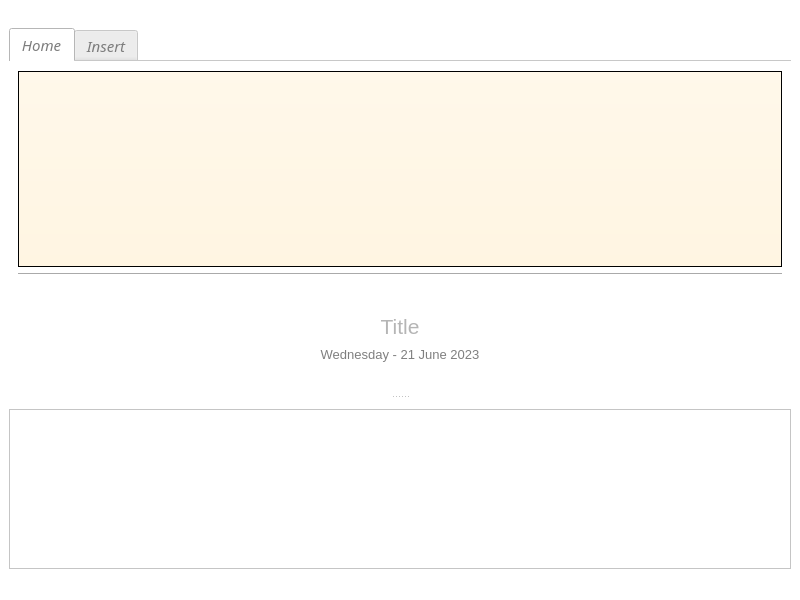
<?xml version="1.0" encoding="UTF-8"?>
<ui version="4.0">
 <class>JBT_TextEditWindow</class>
 <widget class="QMainWindow" name="JBT_TextEditWindow">
  <property name="geometry">
   <rect>
    <x>0</x>
    <y>0</y>
    <width>800</width>
    <height>600</height>
   </rect>
  </property>
  <property name="windowTitle">
   <string>JBT_TextEditWindow</string>
  </property>
  <property name="styleSheet">
   <string notr="true">background-color: rgb(255, 255, 255);</string>
  </property>
  <widget class="QWidget" name="centralwidget">
   <layout class="QVBoxLayout" name="verticalLayout_2">
    <item>
     <widget class="QTextEdit" name="textEdit">
      <property name="styleSheet">
       <string notr="true">background-color: rgb(255, 255, 255);</string>
      </property>
      <property name="frameShadow">
       <enum>QFrame::Raised</enum>
      </property>
     </widget>
    </item>
   </layout>
  </widget>
  <widget class="QMenuBar" name="menubar">
   <property name="geometry">
    <rect>
     <x>0</x>
     <y>0</y>
     <width>800</width>
     <height>25</height>
    </rect>
   </property>
  </widget>
  <widget class="QStatusBar" name="statusbar"/>
  <widget class="QDockWidget" name="dockWidget">
   <property name="features">
    <set>QDockWidget::DockWidgetMovable</set>
   </property>
   <property name="allowedAreas">
    <set>Qt::BottomDockWidgetArea|Qt::TopDockWidgetArea</set>
   </property>
   <attribute name="dockWidgetArea">
    <number>4</number>
   </attribute>
   <widget class="QWidget" name="dockWidgetContents">
    <layout class="QVBoxLayout" name="verticalLayout">
     <item>
      <widget class="QTabWidget" name="tabWidget">
       <property name="font">
        <font>
         <family>Corbel</family>
         <pointsize>11</pointsize>
         <italic>true</italic>
         <bold>false</bold>
        </font>
       </property>
       <property name="styleSheet">
        <string notr="true">color: rgb(124, 124, 124);</string>
       </property>
       <property name="tabPosition">
        <enum>QTabWidget::North</enum>
       </property>
       <property name="tabShape">
        <enum>QTabWidget::Rounded</enum>
       </property>
       <property name="currentIndex">
        <number>0</number>
       </property>
       <property name="elideMode">
        <enum>Qt::ElideNone</enum>
       </property>
       <property name="documentMode">
        <bool>true</bool>
       </property>
       <property name="movable">
        <bool>false</bool>
       </property>
       <property name="tabBarAutoHide">
        <bool>true</bool>
       </property>
       <widget class="QWidget" name="homeTab">
        <property name="font">
         <font>
          <family>Corbel Light</family>
          <pointsize>12</pointsize>
          <stylestrategy>PreferAntialias</stylestrategy>
         </font>
        </property>
        <property name="styleSheet">
         <string notr="true"/>
        </property>
        <attribute name="title">
         <string>Home</string>
        </attribute>
        <layout class="QVBoxLayout" name="verticalLayout_3">
         <item>
          <widget class="QGraphicsView" name="homeTabGraphicsView">
           <property name="styleSheet">
            <string notr="true">background-color: qlineargradient(spread:pad, x1:0, y1:0, x2:0, y2:1, stop:0 rgba(255, 248, 234, 255), stop:1 rgba(255, 245, 226, 255));</string>
           </property>
           <property name="frameShadow">
            <enum>QFrame::Raised</enum>
           </property>
           <property name="renderHints">
            <set>QPainter::Antialiasing|QPainter::TextAntialiasing</set>
           </property>
          </widget>
         </item>
         <item>
          <widget class="Line" name="line">
           <property name="orientation">
            <enum>Qt::Horizontal</enum>
           </property>
          </widget>
         </item>
        </layout>
       </widget>
       <widget class="QWidget" name="insertTab">
        <attribute name="title">
         <string>Insert</string>
        </attribute>
        <layout class="QVBoxLayout" name="verticalLayout_4">
         <item>
          <widget class="QGraphicsView" name="insertTabGraphicsView">
           <property name="styleSheet">
            <string notr="true">background-color: rgb(255, 248, 234);
</string>
           </property>
           <property name="frameShadow">
            <enum>QFrame::Raised</enum>
           </property>
           <property name="renderHints">
            <set>QPainter::Antialiasing|QPainter::TextAntialiasing</set>
           </property>
          </widget>
         </item>
         <item>
          <widget class="Line" name="line_2">
           <property name="orientation">
            <enum>Qt::Horizontal</enum>
           </property>
          </widget>
         </item>
        </layout>
       </widget>
      </widget>
     </item>
     <item>
      <widget class="QLineEdit" name="lineEdit_4">
       <property name="enabled">
        <bool>false</bool>
       </property>
       <property name="styleSheet">
        <string notr="true">background-color: rgb(255, 255, 255);</string>
       </property>
       <property name="text">
        <string/>
       </property>
       <property name="frame">
        <bool>false</bool>
       </property>
      </widget>
     </item>
     <item>
      <widget class="QLineEdit" name="lineEdit">
       <property name="font">
        <font>
         <pointsize>16</pointsize>
        </font>
       </property>
       <property name="styleSheet">
        <string notr="true">background-color: #FFFFFF;
color: rgb(107, 107, 107);
</string>
       </property>
       <property name="frame">
        <bool>false</bool>
       </property>
       <property name="alignment">
        <set>Qt::AlignCenter</set>
       </property>
       <property name="placeholderText">
        <string>Title</string>
       </property>
      </widget>
     </item>
     <item>
      <widget class="QLineEdit" name="lineEdit_2">
       <property name="enabled">
        <bool>false</bool>
       </property>
       <property name="font">
        <font>
         <pointsize>10</pointsize>
        </font>
       </property>
       <property name="styleSheet">
        <string notr="true">background-color: rgb(255, 255, 255);</string>
       </property>
       <property name="frame">
        <bool>false</bool>
       </property>
       <property name="alignment">
        <set>Qt::AlignCenter</set>
       </property>
       <property name="readOnly">
        <bool>true</bool>
       </property>
       <property name="placeholderText">
        <string>Wednesday - 21 June 2023</string>
       </property>
      </widget>
     </item>
     <item>
      <widget class="QLineEdit" name="lineEdit_3">
       <property name="enabled">
        <bool>false</bool>
       </property>
       <property name="styleSheet">
        <string notr="true">background-color: #FFFFFF;
color: #9E7676</string>
       </property>
       <property name="text">
        <string/>
       </property>
       <property name="frame">
        <bool>false</bool>
       </property>
       <property name="readOnly">
        <bool>true</bool>
       </property>
      </widget>
     </item>
    </layout>
   </widget>
  </widget>
 </widget>
 <resources/>
 <connections/>
</ui>
